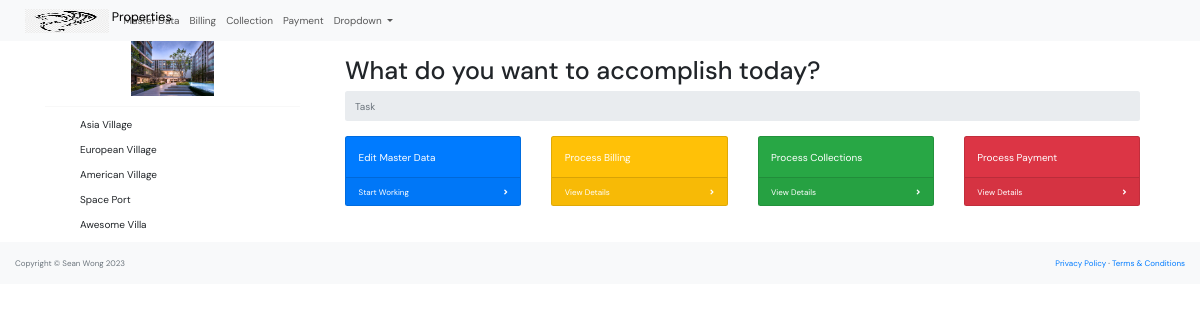
/, run on an earlier commit of the app's database.
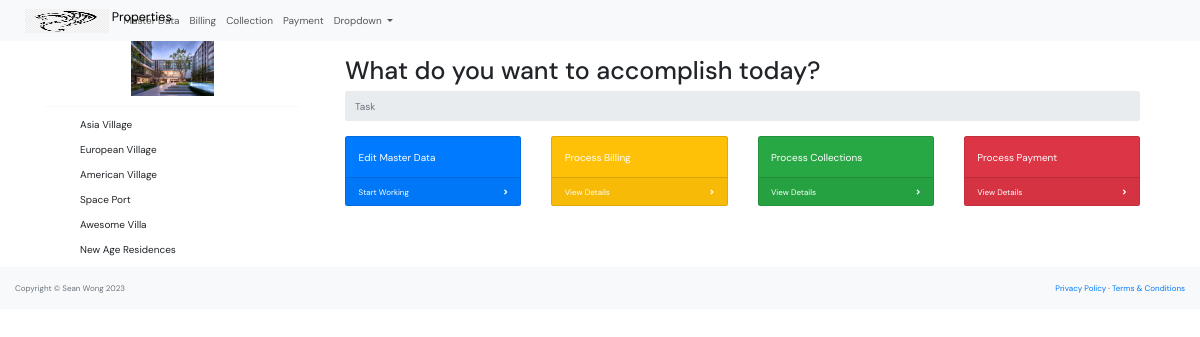
And on a later commit of the database.
### master_data/models.py (models this page shows)
class Property(models.Model):
    PROPERTY_TYPE = [
        ('L', 'Leasehold'),
        ('F', 'Freehold'),
        ('O', 'Others'),
    ]
    CONTRACT_PERIOD =[
        ('1', '1 Year'),
        ('3', '3 Years'),
        ('5', '5 Years'),
    ]
    name = models.CharField(max_length=250)
    type = models.CharField(max_length=1, choices=PROPERTY_TYPE)
    address = models.CharField(max_length=250)
    postal_code = models.CharField(max_length=10)
    phone = models.CharField(max_length=10)
    web = models.URLField()
    email=models.EmailField(
        unique=True,
        error_messages={
            'unique':'Thie email has already ben registered'
        }
        )
    manager= models.ForeignKey('Manager', null=True, on_delete=models.SET_NULL)
    contract_period=models.CharField(max_length=1, choices=CONTRACT_PERIOD)
    start_date=models.DateField()
    description=models.TextField(null=True, blank=True)
    class Meta:
        constraints = [
            models.CheckConstraint(
                check=Q(start_date__lte=Now()),
                name = "start_date must be less than or equal today"
            )
    ]
    def __str__(self):
        return self.name

### main/views.py (the view)
# urls.py: path('', views.landing, name='landing'),
def landing(request):
    property = Property.objects.all()
    context={'property':property,}
    return render(request, 'main/landing.html', context)

### main/templates/main/landing.html
{% extends 'base.html' %}
{% block content %}
<div class="container">
    <div class="row">
        {% include 'main/sidebar.html' %}
        {% include 'main/feed.html' %}
    </div>
</div>
{% endblock content%}

### main/templates/main/sidebar.html
{% load static %}
<div class="col-3">
    <div class="container text-center">
        <img src="{% static 'images/landing.jpg' %}" class="col-md-6 md-3" alt="...">
    </div>
    <hr>
    <div class="container text-left" >
        <ul>
            {% for item in property %}
                <p> {{item}} </p>
            {% endfor %}
        </ul>
    </div>
</div>

What changed in the data, as far as the page shows it:
added Property: name "New Age Residences"
